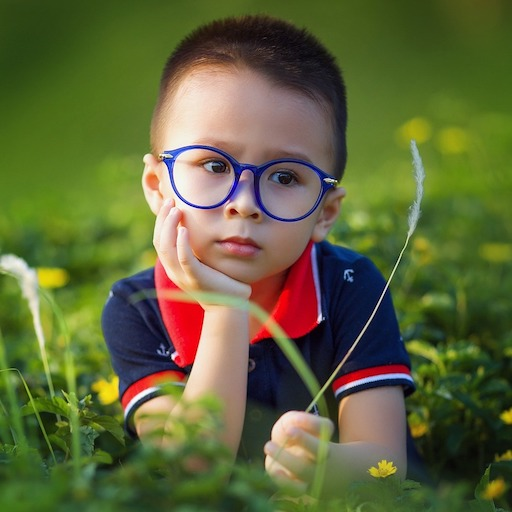
#> input picture Images/week4/sample.jpg, 512 x 512 px
$ python 61.Gaussian_noise.py
#> lines starting #> are read from the running program, lines starting #| are printed output that depends on the picture
import cv2
import numpy as np
import matplotlib.pyplot as plt
plt.rc('image', cmap = 'gray')

path = "Images/week4/sample.jpg"
img = cv2.imread(path, cv2.IMREAD_COLOR)
#> img is the input picture: shape (512, 512, 3); mean B, G, R 57.8, 101.6, 95.4
img = cv2.cvtColor(img, cv2.COLOR_BGR2GRAY)
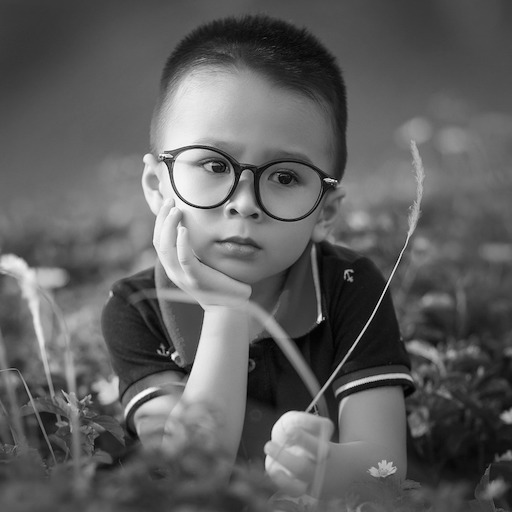
#> img: shape (512, 512); min 0, max 254, mean 94.7

gauss = np.zeros_like(img)
gauss = cv2.randn(gauss,50,20) # (array, mean, standard deviation)

new = cv2.add(img, np.uint8(gauss*0.5))
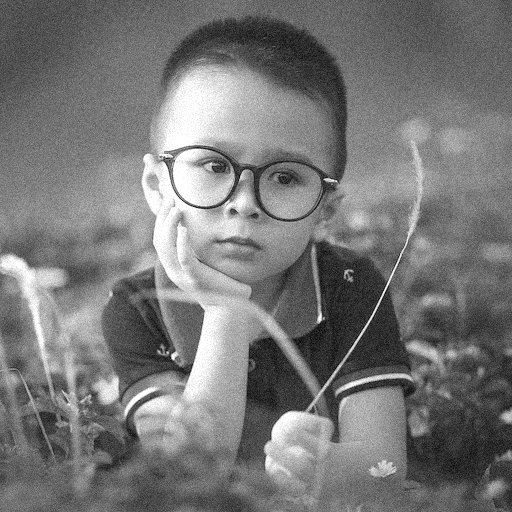
#> new: shape (512, 512); min 1, max 255, mean 119.4

new1 = cv2.GaussianBlur(new,(11,11), 0)
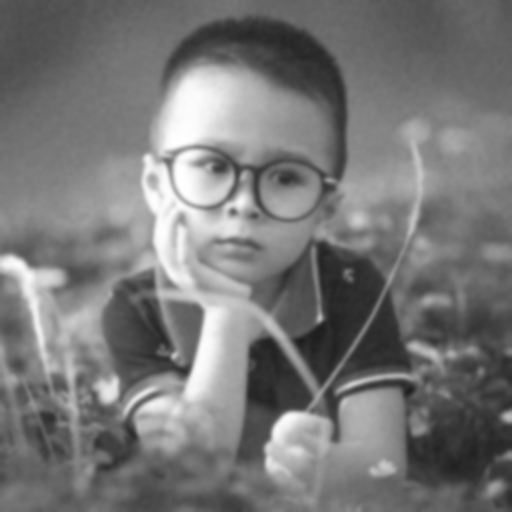
#> new1: shape (512, 512); min 29, max 255, mean 119.4

cv2.imshow("img", img)
cv2.imshow("gauss noise", gauss)
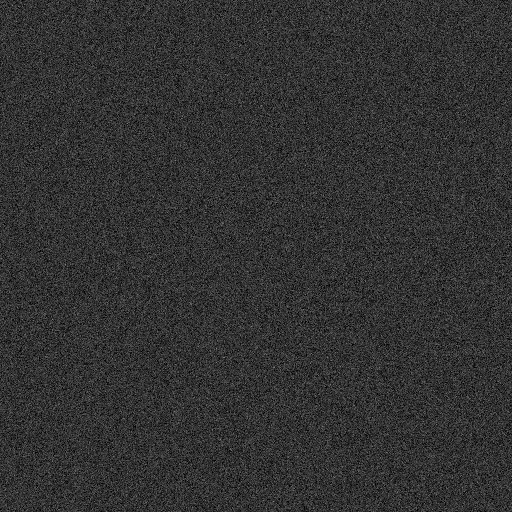
#> window 'gauss noise': shape (512, 512); min 0, max 141, mean 50.1
cv2.imshow("image with noise", new)
cv2.imshow("Gaussian blur", new1)
cv2.waitKey(0)
cv2.destroyAllWindows()
